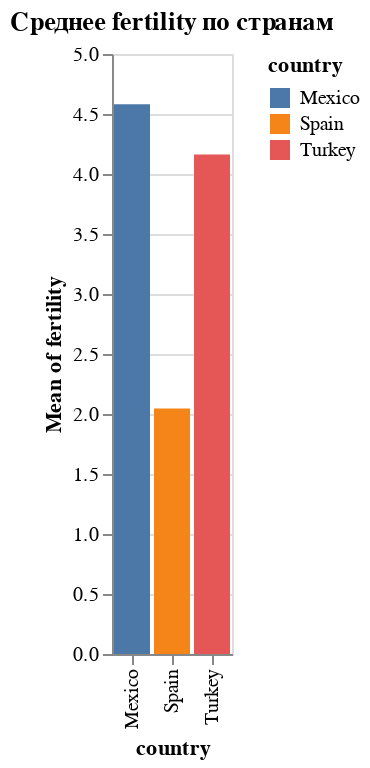

Notebook source saved alongside this figure:
### Code cell
alt.Chart(data).mark_bar().encode(
    x='country:N',
    y='mean(fertility):Q',
    color='country:N',
    tooltip=['country:N', 'mean(fertility):Q']
).properties(
    title='Среднее fertility по странам'
)

### Figure 1 — Vega-Lite specification as saved in the notebook (floating-point values rounded to 4 significant figures)
{"config": {"view": {"continuousWidth": 300, "continuousHeight": 300}}, "data": {"name": "data-cc64a392a79658122b2d2b6f078d3026"}, "mark": {"type": "bar"}, "encoding": {"color": {"field": "country", "type": "nominal"}, "tooltip": [{"field": "country", "type": "nominal"}, {"aggregate": "mean", "field": "fertility", "type": "quantitative"}], "x": {"field": "country", "type": "nominal"}, "y": {"aggregate": "mean", "field": "fertility", "type": "quantitative"}}, "title": "Среднее fertility по странам", "$schema": "https://vega.github.io/schema/vega-lite/v5.20.1.json", "datasets": {"data-cc64a392a79658122b2d2b6f078d3026": [{"year": 1955, "country": "Mexico", "cluster": 3, "pop": 32929914, "life_expect": 55.19, "fertility": 6.8}, {"year": 1960, "country": "Mexico", "cluster": 3, "pop": 38578505, "life_expect": 58.3, "fertility": 6.75}, {"year": 1965, "country": "Mexico", "cluster": 3, "pop": 45142399, "life_expect": 60.11, "fertility": 6.75}, {"year": 1970, "country": "Mexico", "cluster": 3, "pop": 52775158, "life_expect": 62.36, "fertility": 6.5}, {"year": 1975, "country": "Mexico", "cluster": 3, "pop": 60678045, "life_expect": 65.03, "fertility": 5.25}, {"year": 1980, "country": "Mexico", "cluster": 3, "pop": 68347479, "life_expect": 67.41, "fertility": 4.25}, {"year": 1985, "country": "Mexico", "cluster": 3, "pop": 76767225, "life_expect": 69.5, "fertility": 3.63}, {"year": 1990, "country": "Mexico", "cluster": 3, "pop": 84913652, "life_expect": 71.45, "fertility": 3.191}, {"year": 1995, "country": "Mexico", "cluster": 3, "pop": 92880353, "life_expect": 73.67, "fertility": 2.671}, {"year": 2000, "country": "Mexico", "cluster": 3, "pop": 99926620, "life_expect": 74.9, "fertility": 2.401}, {"year": 2005, "country": "Mexico", "cluster": 3, "pop": 106202903, "life_expect": 76.19, "fertility": 2.211}, {"year": 1955, "country": "Spain", "cluster": 1, "pop": 29318745, "life_expect": 66.66, "fertility": 2.75}, {"year": 1960, "country": "Spain", "cluster": 1, "pop": 30641187, "life_expect": 69.69, "fertility": 2.89}, {"year": 1965, "country": "Spain", "cluster": 1, "pop": 32084511, "life_expect": 71.44, "fertility": 2.92}, {"year": 1970, "country": "Spain", "cluster": 1, "pop": 33876479, "life_expect": 73.06, "fertility": 2.86}, {"year": 1975, "country": "Spain", "cluster": 1, "pop": 35563535, "life_expect": 74.39, "fertility": 2.57}, {"year": 1980, "country": "Spain", "cluster": 1, "pop": 37488360, "life_expect": 76.3, "fertility": 1.89}, {"year": 1985, "country": "Spain", "cluster": 1, "pop": 38534853, "life_expect": 76.9, "fertility": 1.48}, {"year": 1990, "country": "Spain", "cluster": 1, "pop": 39350769, "life_expect": 77.57, "fertility": 1.27}, {"year": 1995, "country": "Spain", "cluster": 1, "pop": 39749715, "life_expect": 78.77, "fertility": 1.182}, {"year": 2000, "country": "Spain", "cluster": 1, "pop": 40016081, "life_expect": 79.78, "fertility": 1.287}, {"year": 2005, "country": "Spain", "cluster": 1, "pop": 40341462, "life_expect": 80.94, "fertility": 1.409}, {"year": 1955, "country": "Turkey", "cluster": 1, "pop": 24144571, "life_expect": 48.08, "fertility": 6.6}, {"year": 1960, "country": "Turkey", "cluster": 1, "pop": 28217122, "life_expect": 52.1, "fertility": 6.19}, {"year": 1965, "country": "Turkey", "cluster": 1, "pop": 31950718, "life_expect": 54.34, "fertility": 5.7}, {"year": 1970, "country": "Turkey", "cluster": 1, "pop": 35758382, "life_expect": 57.01, "fertility": 5.3}, {"year": 1975, "country": "Turkey", "cluster": 1, "pop": 40529798, "life_expect": 59.51, "fertility": 4.715}, {"year": 1980, "country": "Turkey", "cluster": 1, "pop": 45120802, "life_expect": 61.04, "fertility": 4.15}, {"year": 1985, "country": "Turkey", "cluster": 1, "pop": 50669003, "life_expect": 63.11, "fertility": 3.276}, {"year": 1990, "country": "Turkey", "cluster": 1, "pop": 56084632, "life_expect": 66.15, "fertility": 2.904}, {"year": 1995, "country": "Turkey", "cluster": 1, "pop": 61188984, "life_expect": 68.83, "fertility": 2.574}, {"year": 2000, "country": "Turkey", "cluster": 1, "pop": 65666677, "life_expect": 70.84, "fertility": 2.23}, {"year": 2005, "country": "Turkey", "cluster": 1, "pop": 69660559, "life_expect": 71.78, "fertility": 2.143}]}}
